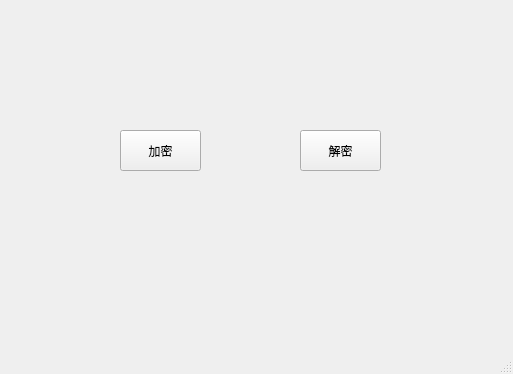
<?xml version="1.0" encoding="UTF-8"?>
<ui version="4.0">
 <class>MainWindow_init</class>
 <widget class="QMainWindow" name="MainWindow_init">
  <property name="geometry">
   <rect>
    <x>0</x>
    <y>0</y>
    <width>513</width>
    <height>374</height>
   </rect>
  </property>
  <property name="windowTitle">
   <string>MainWindow</string>
  </property>
  <widget class="QWidget" name="centralwidget">
   <widget class="QPushButton" name="encrypt">
    <property name="geometry">
     <rect>
      <x>120</x>
      <y>130</y>
      <width>81</width>
      <height>41</height>
     </rect>
    </property>
    <property name="text">
     <string>加密</string>
    </property>
   </widget>
   <widget class="QPushButton" name="Decrypt">
    <property name="geometry">
     <rect>
      <x>300</x>
      <y>130</y>
      <width>81</width>
      <height>41</height>
     </rect>
    </property>
    <property name="text">
     <string>解密</string>
    </property>
   </widget>
  </widget>
  <widget class="QMenuBar" name="menubar">
   <property name="geometry">
    <rect>
     <x>0</x>
     <y>0</y>
     <width>513</width>
     <height>21</height>
    </rect>
   </property>
  </widget>
  <widget class="QStatusBar" name="statusbar"/>
 </widget>
 <resources/>
 <connections/>
</ui>
